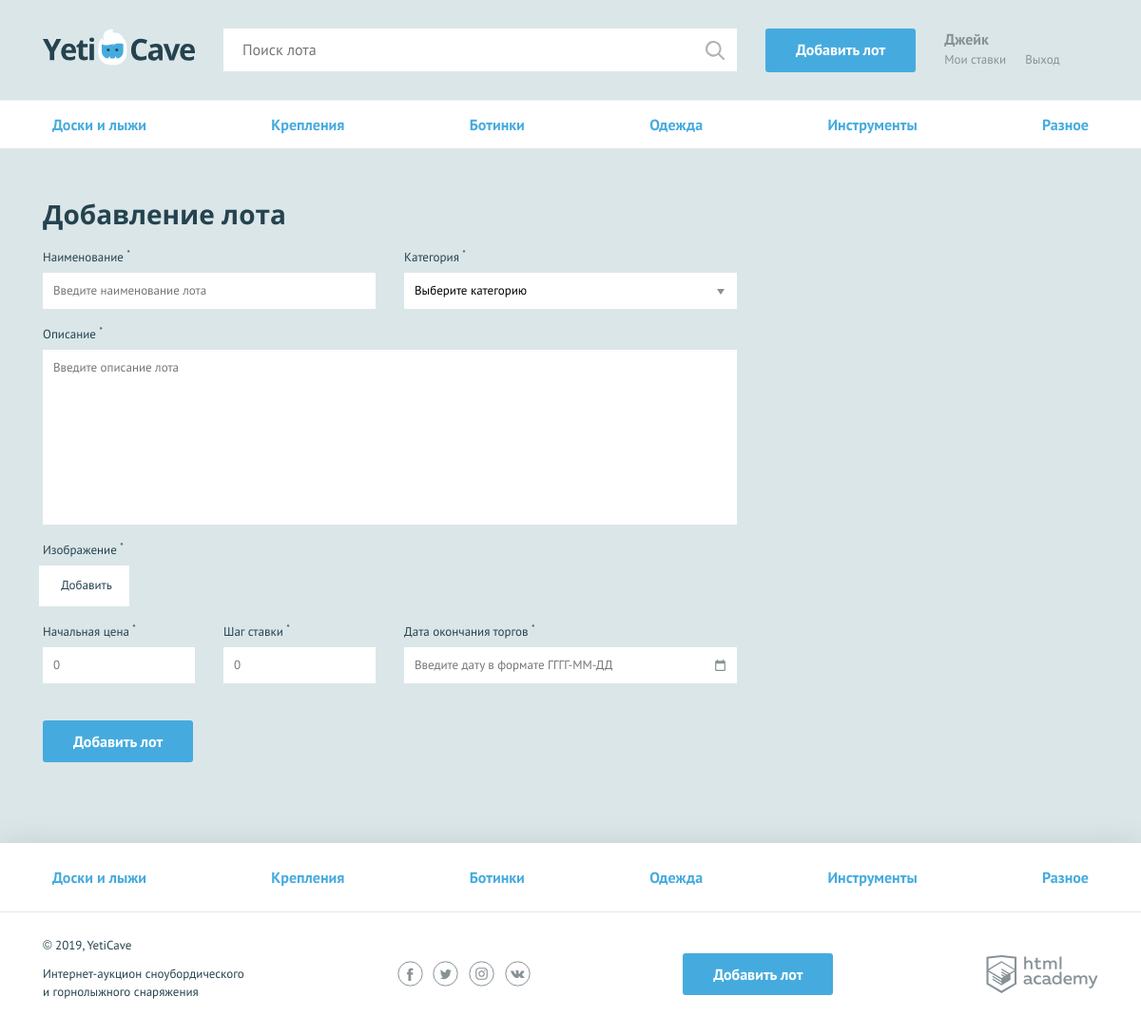
/add.php (signed in), run on the app's committed database.
### tables this page shows
CREATE TABLE Categories (
    PRIMARY KEY (id),
    id       INTEGER     NOT NULL AUTO_INCREMENT,
    code     VARCHAR(30) NOT NULL UNIQUE,
    category VARCHAR(60) NOT NULL UNIQUE
);

### functions.php (called while the page is built, shortened)
<?php
function include_template($name, array $data = [])
{
    $name = 'templates/' . $name;
    extract($data);
    require $name;
    $result = ob_get_clean();
    return $result;
}
function getPostVal($name)
{
    return $_POST[$name] ?? "";
}

### init.php (called while the page is built, shortened)
<?php
$con = mysqli_connect("localhost", "root", "_caberne55_S", "yeticave");
mysqli_set_charset($con, "utf8");
if ($con) {
    $sqlCat = 'SELECT * FROM Categories';
    if ($result = mysqli_query($con, $sqlCat)) {
        $categories = mysqli_fetch_all($result, MYSQLI_ASSOC);
    }
}

### templates/addlot.php (the view, shortened to what this page needs)
<main>
  <nav class="nav">
    <ul class="nav__list container">
    <?php foreach ($categories as $cat): ?>
      <li class="nav__item">
        <a href="pages/<?=$cat['id']; ?>"><?=$cat['category']; ?></a>
      </li>
    <?php endforeach; ?>
    </ul>
  </nav>
  <form class="form form--add-lot container <?=isset($errors) ? "form--invalid" : ""; ?>" action="add.php" method="POST" enctype="multipart/form-data">
    <h2>Добавление лота</h2>
    <div class="form__container-two">
      <div class="form__item <?=isset($errors['lot_name']) ? "form__item--invalid" : ""; ?>">
        <label for="lot-name">Наименование <sup>*</sup></label>
        <input id="lot-name" type="text" name="lot_name" placeholder="Введите наименование лота" value="<?=htmlspecialchars(getPostVal('lot_name')); ?>">
      </div>
      <div class="form__item <?=isset($errors['category']) ? "form__item--invalid" : ""; ?>">
        <label for="category">Категория <sup>*</sup></label>
        <select id="category" name="category">
          <option disabled selected>Выберите категорию</option>
        </select>
      </div>
    </div>
    <div class="form__item form__item--wide <?=isset($errors['message']) ? "form__item--invalid" : ""; ?>">
      <label for="message">Описание <sup>*</sup></label>
      <textarea id="message" name="message" placeholder="Введите описание лота"><?=htmlspecialchars(getPostVal('message')); ?></textarea>
    </div>
    <div class="form__item form__item--file <?=isset($errors['image']) ? "form__item--invalid" : ""; ?>">
      <label>Изображение <sup>*</sup></label>
      <div class="form__input-file">
        <label for="lot-img">
          Добавить
        </label>
      </div>
    </div>
    <div class="form__container-three">
      <div class="form__item form__item--small <?=isset($errors['lot_rate']) ? "form__item--invalid" : ""; ?>">
        <label for="lot-rate">Начальная цена <sup>*</sup></label>
        <input id="lot-rate" type="text" name="lot_rate" placeholder="0" value="<?=htmlspecialchars(ltrim(getPostVal('lot_rate'), ' , 0')); ?>">
      </div>
      <div class="form__item form__item--small <?=isset($errors['lot_step']) ? "form__item--invalid" : ""; ?>">
        <label for="lot-step">Шаг ставки <sup>*</sup></label>
        <input id="lot-step" type="text" name="lot_step" placeholder="0" value="<?=htmlspecialchars(ltrim(getPostVal('lot_step'), ' , 0')); ?>">
      </div>
      <div class="form__item <?=isset($errors['lot_date']) ? "form__item--invalid" : ""; ?>">
        <label for="lot-date">Дата окончания торгов <sup>*</sup></label>
        <input class="form__input-date" id="lot-date" type="text" name="lot_date" placeholder="Введите дату в формате ГГГГ-ММ-ДД" value="<?=htmlspecialchars(getPostVal('lot_date')); ?>">
      </div>
    </div>
    <button type="submit" class="button">Добавить лот</button>
  </form>
</main>

### templates/layout.php (shortened to what this page needs)
<!DOCTYPE html>
<html lang="ru">
<head>
  <link href="../css/normalize.min.css" rel="stylesheet">
  <link href="../css/style.css" rel="stylesheet">
</head>
<body>
<div class="page-wrapper">
  <header class="main-header">
    <div class="main-header__container container">
      <a class="main-header__logo" href="index.php">
        <img src="../img/logo.svg" width="160" height="39" alt="Логотип компании YetiCave">
      </a>
      <form class="main-header__search" method="GET" action="search.php" autocomplete="off">
        <input type="search" name="search" placeholder="Поиск лота" value="<?=isset($_GET['search']) ? htmlspecialchars(trim($_GET['search'])) : ""; ?>">
        <input class="main-header__search-btn" type="submit" name="find" value="Найти">
      </form>
      <a class="main-header__add-lot button" href="add.php">Добавить лот</a>
      <nav class="user-menu">
      <?php if (isset($_SESSION['user'])): ?>
        <div class="user-menu__logged">
          <p><?=$user_name; ?></p>
          <a class="user-menu__bets" href="pages/my-bets.html">Мои ставки</a>
          <a class="user-menu__logout" href="logout.php">Выход</a>
        </div>
      <?php endif; ?>
      </nav>
    </div>
  </header>
  <?=$content; ?>
</div>
<footer class="main-footer">
  <nav class="nav">
    <ul class="nav__list container">
    <?php foreach ($categories as $cat): ?>
      <li class="nav__item">
        <a href="pages/<?=$cat['id']; ?>"><?=$cat['category']; ?></a>
      </li>
    <?php endforeach; ?>
    </ul>
  </nav>
  <div class="main-footer__bottom container">
    <div class="main-footer__copyright">
      <p>© 2019, YetiCave</p>
      <p>Интернет-аукцион сноубордического и горнолыжного снаряжения</p>
    </div>
    <div class="main-footer__social social">
      <a class="social__link social__link--facebook" href="#">
      </a>
      <a class="social__link social__link--twitter" href="#">
      </a>
      <a class="social__link social__link--instagram" href="#">
      </a>
      <a class="social__link social__link--vkontakte" href="#">
      </a>
    </div>
    <a class="main-footer__add-lot button" href="add.php">Добавить лот</a>
    <div class="main-footer__developed-by">
      <a class="logo-academy" href="https://htmlacademy.ru/intensive/php">
      </a>
    </div>
  </div>
</footer>
</body>
</html>

### data on the page
categories: category "Доски и лыжи"
categories: category "Крепления"
categories: category "Ботинки"
categories: category "Одежда"
categories: category "Инструменты"
categories: category "Разное"

### other printed values
$user_name "Джейк"
